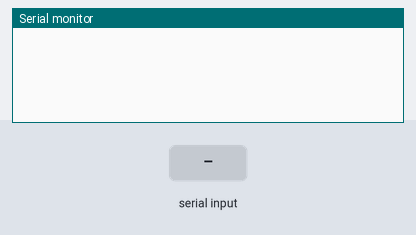
The sketch below on a simulated Arduino Mega 2560, built with avr-gcc and run on an emulated ATmega2560. Parts: the last lines printed to the serial monitor. The inputs (shaded band) are chosen by the test bench. The modem accepts every AT command (registered, SIM ready, sends succeed) and sends nothing else.

Above: at 1.2 s.
1.3 s: "@" received over Serial
At 2.86 s:
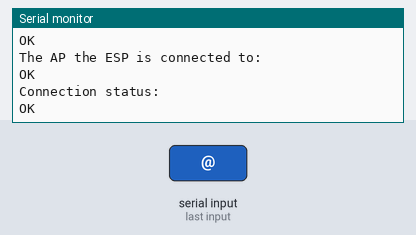
3.0 s: "@" received over the second serial link
At 4.2 s:
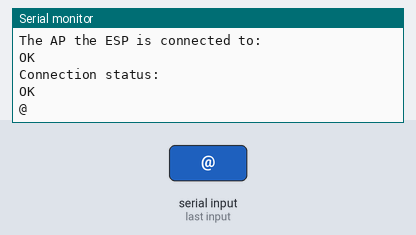
4.5 s: "$" received over Serial
At 5.3 s:
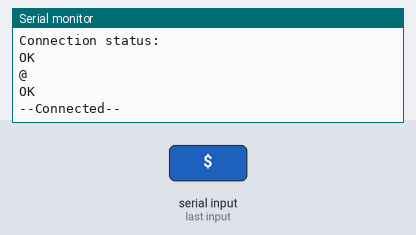
6.3 s: "$" received over the second serial link
At 6.7 s:
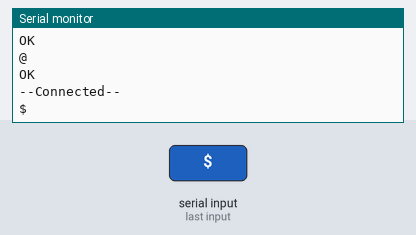
7.8 s: "#" received over Serial
At 9.15 s:
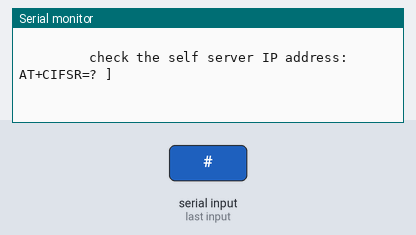
9.3 s: "#" received over the second serial link
At 10.2 s:
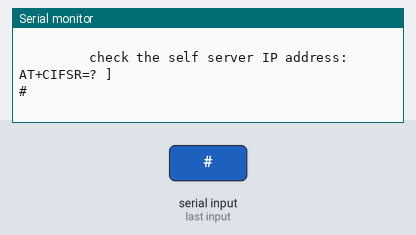

Measured:
- after the input at 1.3 s, the serial monitor: prints a new line at once (image 1)
- after the input at 3.0 s, the serial monitor: prints a new line at once (image 2)
- after the input at 4.5 s, the serial monitor: prints a new line after 0.36 s (image 3)
- after the input at 6.3 s, the serial monitor: prints a new line at once (image 4)
- after the input at 7.8 s, the serial monitor: prints a new line at once (image 5)
- after the input at 9.3 s, the serial monitor: prints a new line at once (image 6)

The sketch:

ESP8266_Teensy_UI.ino
```cpp
//www.themonoclecat.de
//26. Nov. 2014
//User interface for ESP8266
/*  screen /dev/tty.usbmodem453811
Commands (Just copy and paste into screen):

Baud rate: AT+CIOBAUD? (check)       AT+CIOBAUD=9600 (set)
Wifi mode: AT+CWMODE?                AT+CWMODE=3 [1= Sta, 2= AP, 3=both, Sta is the default
                                                  mode of router, AP is a normal mode for devices]
List the APs:         AT+CWLAP
Join AP:         AT+CWJAP=<ssid>,<p@$$word>
Current AP:       AT+CWJAP?
Address:       AT+CIFSR

Set parameters of AP:     AT+CWSAP=<ssid>,<p@$$wordMin8Char>,<chl>,<ecn>   ---- Current: AT+CWSAP="ESP8266 Wifi SoC","teensyyy",7,3
Current parameters:         AT+CWSAP?

Check joined devices' IP: AT+CWLIF

TCP:
Set mutiple connection: AT+CIPMUX=<mode>      AT+ CIPMUX? [0 for single connection 1 for multiple connection]
Set as server: AT+ CIPSERVER= <mode>[,<port]        [mode 0 to close server mode, mode 1 to open; port = port;
   ---type IP:Port into browser to connect---           eg. turn on as a TCP server: AT+CIPSERVER=1,8888,
                                                        check the self server IP address: AT+CIFSR=? ]


*/

int buf;

int timer = 0;

void setup()
{
  Serial.begin(9600); //Communication with computer
  Serial.setTimeout(1000);
  Serial1.begin(9600); //Communication with ESP8266
  Serial1.setTimeout(5000); //This is very important for the Serial.find() function
}

void nl() //== newline; you need these at the end of every command
{
  Serial1.write(13); //same as pressing ctrl+J in 'screen'
  Serial1.write(10); //same as pressing the Enter key in 'screen'
}

void qu() //== a -> " <- symbol; you need this because sadly the Serial.print() command won't send a "
{
  Serial1.write(34);
}

void waitdebug()  //Print incoming and wait till over
{
  wait();
  while (Serial1.available() > 0)
  {
    delay(10);
    Serial.write(Serial1.read());
  }
}

void wait()
{
  while (Serial1.available() == 0)
  {
    if (timer >= 10)
    {
      timer = 0;
      Serial.print(".");
    }
    timer += 1;
    delay(100);
  }
}

void loop()
{
  while (Serial.available() > 0)
  {
    buf = Serial.read();
    switch (buf)
    {
      case '@': //much information about the ESP8266
        Serial.print("Own IP:  ");
        Serial1.print("AT+CIFSR");
        nl();
        waitdebug();
        Serial.print("Parameters of own AP:  ");
        Serial1.print("AT+CWSAP?");
        nl();
        waitdebug();
        Serial.print("Connected devices' IP:  ");
        Serial1.print("AT+CWLIF");
        nl();
        waitdebug();
        Serial.print("The AP the ESP is connected to:  ");
        Serial1.print("AT+CWJAP?");
        nl();
        waitdebug();
        Serial.print("Connection status:  ");
        Serial1.print("AT+CIPSTATUS");
        nl();
        break;

      case '$': //Connect to Router
        Serial1.print("AT+CWMODE=3");
        nl();
        waitdebug();
        Serial1.print("AT+CWJAP=");
        qu();
        Serial1.print("---enter ssid here--");
        qu();
        Serial1.print(",");
        qu();
        Serial1.print("---enter password here---");
        qu();
        nl();
        if (Serial1.find("OK") == true)
        {
          //Connected to Wifi
          Serial.println("--Connected--");
        }
        else
        {
          Serial.println("--Not Connected!--");
        }
        break;

      case 13:
        nl();
        break;

      case '#': //Manual
        Serial.println("Own commands: '$'=Connect to Wifi AP    '@'=Get lots of info");
        Serial.println("Commands (Just copy and paste into screen:");
        Serial.println("Baud rate: AT+CIOBAUD? (check)       AT+CIOBAUD=57600 (set)");
        Serial.println("Wifi mode: AT+CWMODE?                AT+CWMODE=3 [1= Sta, 2= AP, 3=both, Sta is the default");
        Serial.println("                                                  mode of router, AP is a normal mode for devices]");
        Serial.println(" ");
        Serial.println("List the APs:         AT+CWLAP");
        Serial.println("Join AP:         AT+CWJAP=<ssid>,<p@$$word>");
        Serial.println("Join AP:         AT+CWJAP=<ssid>,<p@$$word>");
        Serial.println("Current AP:       AT+CWJAP?");
        Serial.println("Address:       AT+CIFSR");
        Serial.println(" ");
        Serial.println("Set parameters of AP:     AT+ CWSAP= <ssid>,<p@$$wordMin8Char>,<chl>, <ecn>");
        Serial.println("Current parameters:         AT+CWSAP?");
        Serial.println(" ");
        Serial.println("Check joined devices' IP: AT+CWLIF");
        Serial.println(" ");
        Serial.println("Set TCP mutiple connection: AT+CIPMUX=<mode>      AT+ CIPMUX? [0 for single connection 1 for multiple connection]");
        Serial.println("Set as TCP server: AT+ CIPSERVER= <mode>[,<port]        [mode 0 to close server mode, mode 1 to open; port = port;");
        Serial.println("   ---type IP:Port into browser to connect---           eg. turn on as a TCP server: AT+CIPSERVER=1,8888,");
        Serial.println("                                                        check the self server IP address: AT+CIFSR=? ]");
        break;

      default:
        Serial1.write(buf);
        break;
    }
  }

  while (Serial1.available() > 0)
  {
    Serial.write(Serial1.read());
  }
}
```
